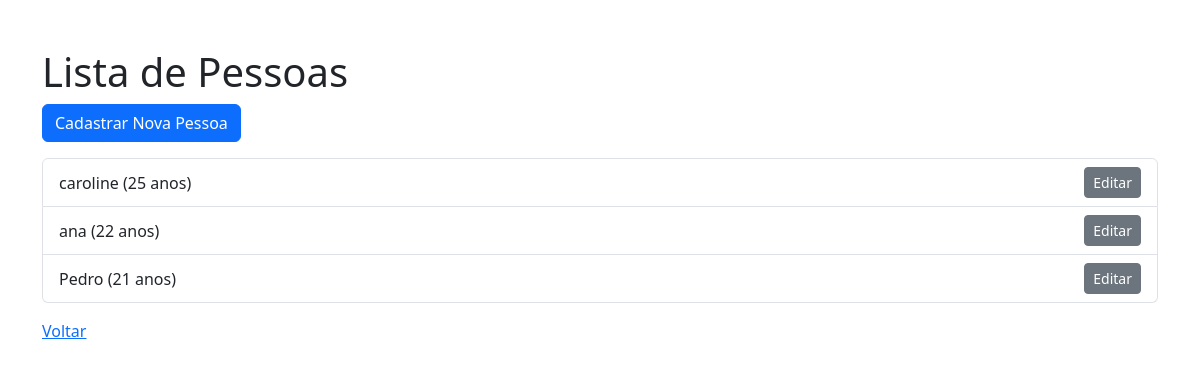
Before: / with the older database file.
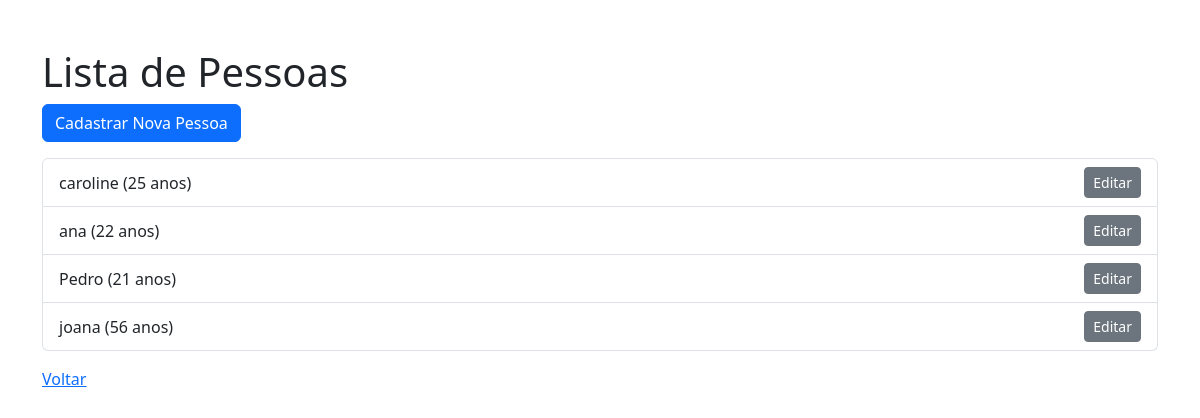
After: the same page with the newer database file.
### info_app/models.py (models this page shows, shortened)
class Person(models.Model):
    name = models.CharField(max_length=100)
    age = models.IntegerField()

### info_app/views.py (the view)
# urls.py: path('', PersonListView.as_view(), name='home'),
class PersonListView(ListView):
    model = Person
    template_name = "info_app/person_list.html"
    context_object_name = "people"

### info_app/templates/info_app/person_list.html (shortened to what this page needs)
<!DOCTYPE html>
<html lang="pt-br">
<head>
    <link href="https://cdn.jsdelivr.net/npm/bootstrap@5.3.7/dist/css/bootstrap.min.css" rel="stylesheet">
</head>
<body>
    <div class="container mt-5">
        <h1>Lista de Pessoas</h1>
        <a href="{% url 'person_create' %}" class="btn btn-primary mb-3">Cadastrar Nova Pessoa</a>
        <ul class="list-group">
            {% for person in people %}
                <li class="list-group-item d-flex justify-content-between align-items-center">
                    {{ person.name }} ({{ person.age }} anos)
                    <span>
                        <a href="{% url 'person_update' person.id %}" class="btn btn-secondary btn-sm">Editar</a>
                        </span>
                </li>
            {% empty %}
                <li class="list-group-item">Nenhuma pessoa cadastrada.</li>
            {% endfor %}
        </ul>
        <p class="mt-3"><a href="{% url 'home' %}">Voltar</a></p>
    </div>
</body>
</html>

Changed rows visible on the page:
added Person: name "joana", age "56"
